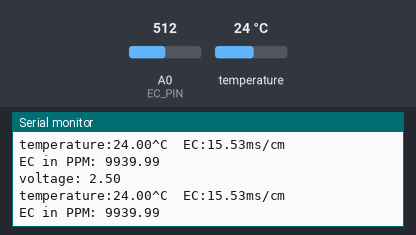
The sketch below on a simulated Arduino Uno, built with avr-gcc and run on an emulated ATmega328P. Shown: the last lines printed to the serial monitor. The inputs (shaded band) are chosen by the test bench; at power-on: temperature 24 °C, A0 (EC_PIN) = 512.

Above: at 7.5 s.
7.6 s: temperature set to 12 °C
At 10.7 s:
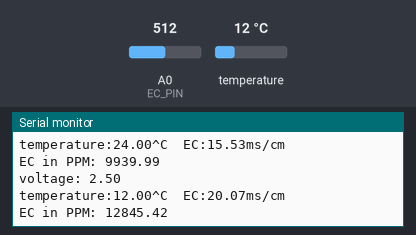
12.2 s: A0 (EC_PIN) set to 716
At 14.2 s:
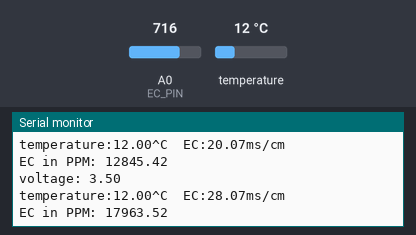
16.8 s: temperature set to 19 °C
At 20.1 s:
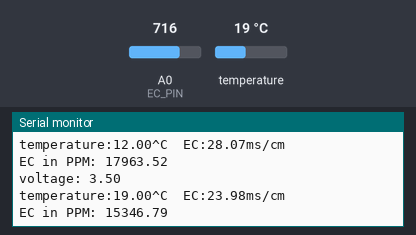
21.4 s: A0 (EC_PIN) set to 900
At 22.4 s:
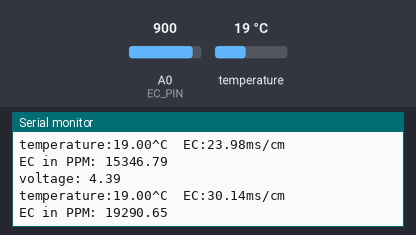
Timing chart, 0 to 24.4 s (numbered marks = the images above; inputs shaded):
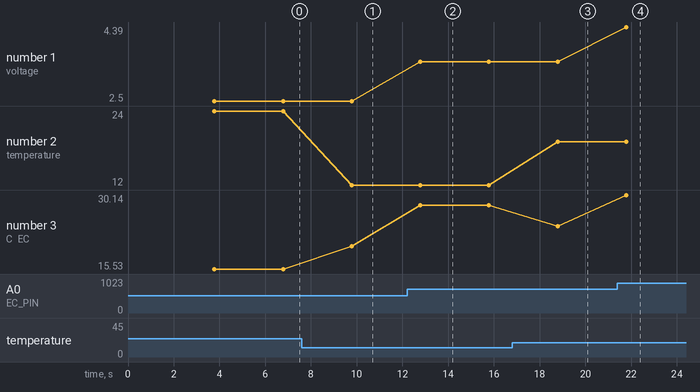

Measured:
- after the input at 7.6 s, the serial monitor: prints a new line after 2.2 s (image 1)
- after the input at 12.2 s, the serial monitor: prints a new line after 0.58 s (image 2)
- after the input at 16.8 s, the serial monitor: prints a new line after 2.0 s (image 3)
- after the input at 21.4 s, the serial monitor: prints a new line after 0.39 s (image 4)
- plotted number 1: 2.5 → 3.5 after the input at 12.2 s, 3.5 → 4.39 after the input at 21.4 s
- plotted number 2: 24 → 12 after the input at 7.6 s, 12 → 19 after the input at 16.8 s
- plotted number 3: 15.53 → 20.07 after the input at 7.6 s, 20.07 → 28.07 after the input at 12.2 s, 28.07 → 23.98 after the input at 16.8 s, 23.98 → 30.14 after the input at 21.4 s

The sketch:

EC_test.ino
```cpp
#include <OneWire.h>
#include <DallasTemperature.h>

#define ONE_WIRE_BUS 4
OneWire oneWire(ONE_WIRE_BUS);

DallasTemperature sensors(&oneWire);

#define RES2 820.0
#define ECREF 200.0
#define EC_PIN A0
float voltage,ecValue;

float Celcius=0;
float Fahrenheit=0;

void setup()
{
  Serial.begin(115200);
  sensors.begin();
}

void loop()
{
    static unsigned long timepoint = millis();
    if(millis()-timepoint>3000U)  //time interval: 1s
    {
      timepoint = millis();
      sensors.requestTemperatures();
      Celcius=sensors.getTempCByIndex(0);
      voltage=0.0;
      for(int i=0; i++; i<50){
        voltage+=analogRead(EC_PIN);
        delay(1);
      }
      voltage /=50;
      voltage = analogRead(EC_PIN)/1024.0*5;
      Serial.print("voltage: "); Serial.println(voltage);
      ecValue=1000000*voltage/RES2/ECREF;
      ecValue/=(1.0+0.0185*(Celcius-25.0));
      Serial.print("temperature:");
      Serial.print(Celcius);
      Serial.print("^C  EC:");
      Serial.print(ecValue);
      Serial.println("ms/cm");
      float EC_ppm=ecValue*640;
      Serial.print("EC in PPM: "); Serial.println(EC_ppm);
    }
}
```
